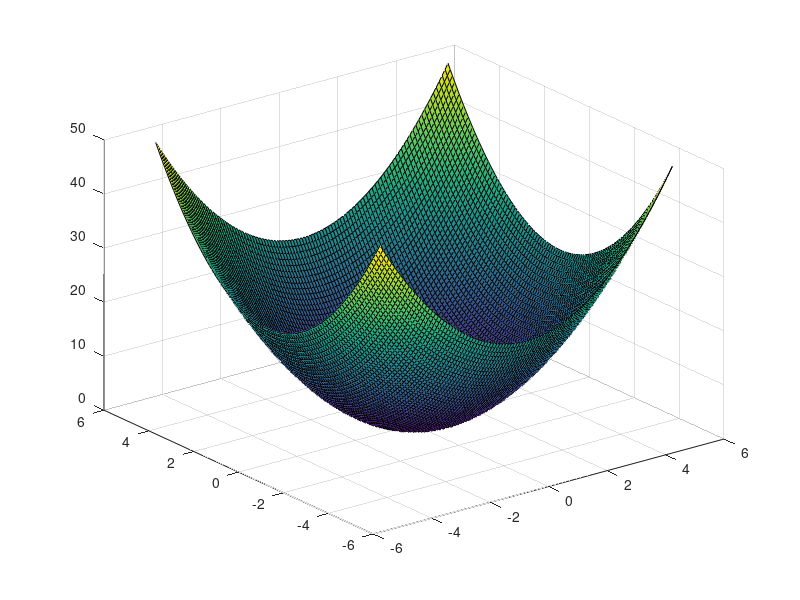

The MATLAB source for this figure:
% To plot the following equation f=x^2+y^2, where -5<=x<=5 and -5<=y<=5

[x,y]=meshgrid(-5:0.1:5, -5:0.1:5);
f=x.^2+y.^2;
surf(x,y,f);